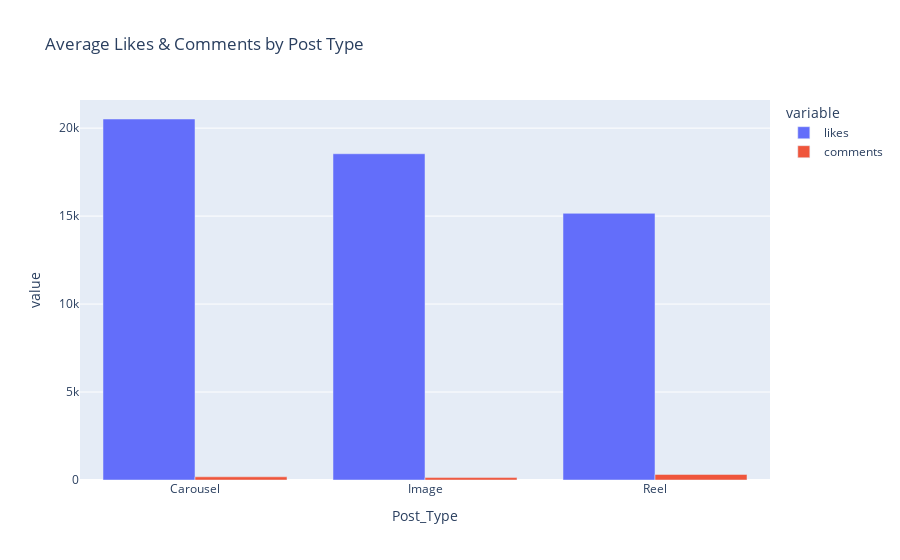

Notebook code for this chart:
### Markdown cell above
## Average Likes & Comments by Post Type

### Code cell
df_grouped = df.groupby('Post_Type')[['likes', 'comments']].mean().reset_index()

fig = px.bar(df_grouped, x='Post_Type', y=['likes', 'comments'],
             barmode='group', title='Average Likes & Comments by Post Type')
fig.show()

### Figure 1 — Plotly figure (JSON) as saved in the notebook; plotly's stock layout.template omitted (floating-point values rounded to 4 significant figures)
{"data": [{"alignmentgroup": "True", "hovertemplate": "variable=likes<br>Post_Type=%{x}<br>value=%{y}<extra></extra>", "legendgroup": "likes", "marker": {"color": "#636efa", "pattern": {"shape": ""}}, "name": "likes", "offsetgroup": "likes", "orientation": "v", "showlegend": true, "textposition": "auto", "type": "bar", "x": ["Carousel", "Image", "Reel"], "xaxis": "x", "y": [20520.0, 18540.0, 15160.0], "yaxis": "y"}, {"alignmentgroup": "True", "hovertemplate": "variable=comments<br>Post_Type=%{x}<br>value=%{y}<extra></extra>", "legendgroup": "comments", "marker": {"color": "#EF553B", "pattern": {"shape": ""}}, "name": "comments", "offsetgroup": "comments", "orientation": "v", "showlegend": true, "textposition": "auto", "type": "bar", "x": ["Carousel", "Image", "Reel"], "xaxis": "x", "y": [180.5, 137.5, 316.7], "yaxis": "y"}], "layout": {"barmode": "group", "legend": {"title": {"text": "variable"}, "tracegroupgap": 0}, "title": {"text": "Average Likes & Comments by Post Type"}, "xaxis": {"anchor": "y", "domain": [0, 1], "title": {"text": "Post_Type"}}, "yaxis": {"anchor": "x", "domain": [0, 1], "title": {"text": "value"}}}}
